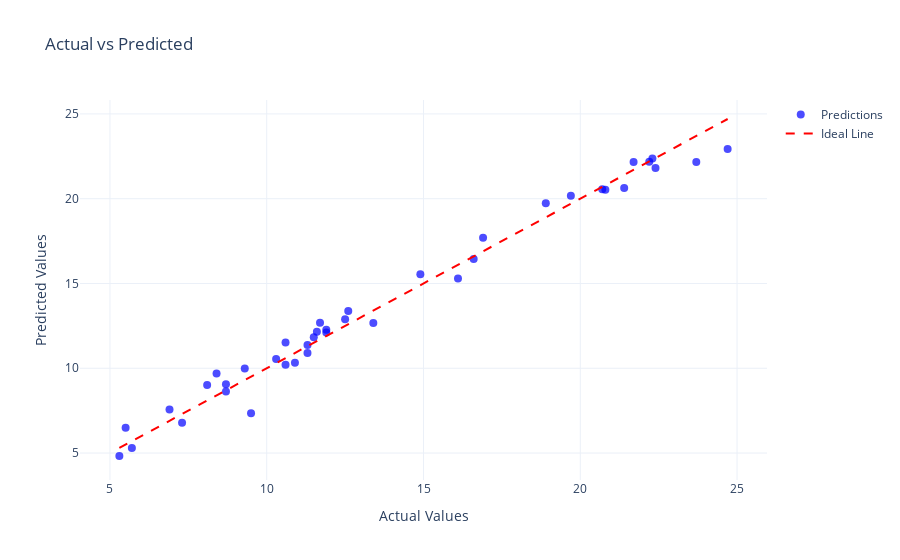

Notebook code for this chart:
### Code cell
fig = go.Figure()
fig.add_trace(go.Scatter(
    x=y_test, 
    y=y_pred,
    mode='markers',
    name='Predictions',
    marker=dict(color='blue', size=8, opacity=0.7)
))

# Ideal line (y = x)
fig.add_trace(go.Scatter(
    x=[min(y_test), max(y_test)], 
    y=[min(y_test), max(y_test)],
    mode='lines',
    name='Ideal Line',
    line=dict(color='red', dash='dash')
))

# Layout settings
fig.update_layout(
    title="Actual vs Predicted",
    xaxis_title="Actual Values",
    yaxis_title="Predicted Values",
    template="plotly_white"
)

# Show plot
fig.show()

### Figure 1 — Plotly figure (JSON) as saved in the notebook; plotly's stock layout.template omitted (floating-point values rounded to 4 significant figures)
{"data": [{"marker": {"color": "blue", "opacity": 0.7, "size": 8}, "mode": "markers", "name": "Predictions", "type": "scatter", "x": [16.9, 22.4, 21.4, 7.3, 24.7, 12.6, 22.3, 8.4, 11.5, 14.9, 9.5, 8.7, 11.9, 5.3, 10.3, 11.7, 5.5, 16.6, 11.3, 18.9, 19.7, 12.5, 10.9, 22.2, 9.3, 8.1, 21.7, 13.4, 10.6, 5.7, 10.6, 11.3, 23.7, 8.7, 16.1, 20.7, 11.6, 20.8, 11.9, 6.9], "y": [17.7, 21.8, 20.63, 6.793, 22.93, 13.38, 22.38, 9.688, 11.83, 15.54, 7.344, 9.059, 12.11, 4.826, 10.55, 12.69, 6.49, 16.44, 11.37, 19.73, 20.18, 12.88, 10.33, 22.18, 9.993, 9.006, 22.17, 12.68, 10.2, 5.296, 11.52, 10.9, 22.16, 8.63, 15.29, 20.56, 12.15, 20.52, 12.27, 7.57]}, {"line": {"color": "red", "dash": "dash"}, "mode": "lines", "name": "Ideal Line", "type": "scatter", "x": [5.3, 24.7], "y": [5.3, 24.7]}], "layout": {"title": {"text": "Actual vs Predicted"}, "xaxis": {"title": {"text": "Actual Values"}}, "yaxis": {"title": {"text": "Predicted Values"}}}}
